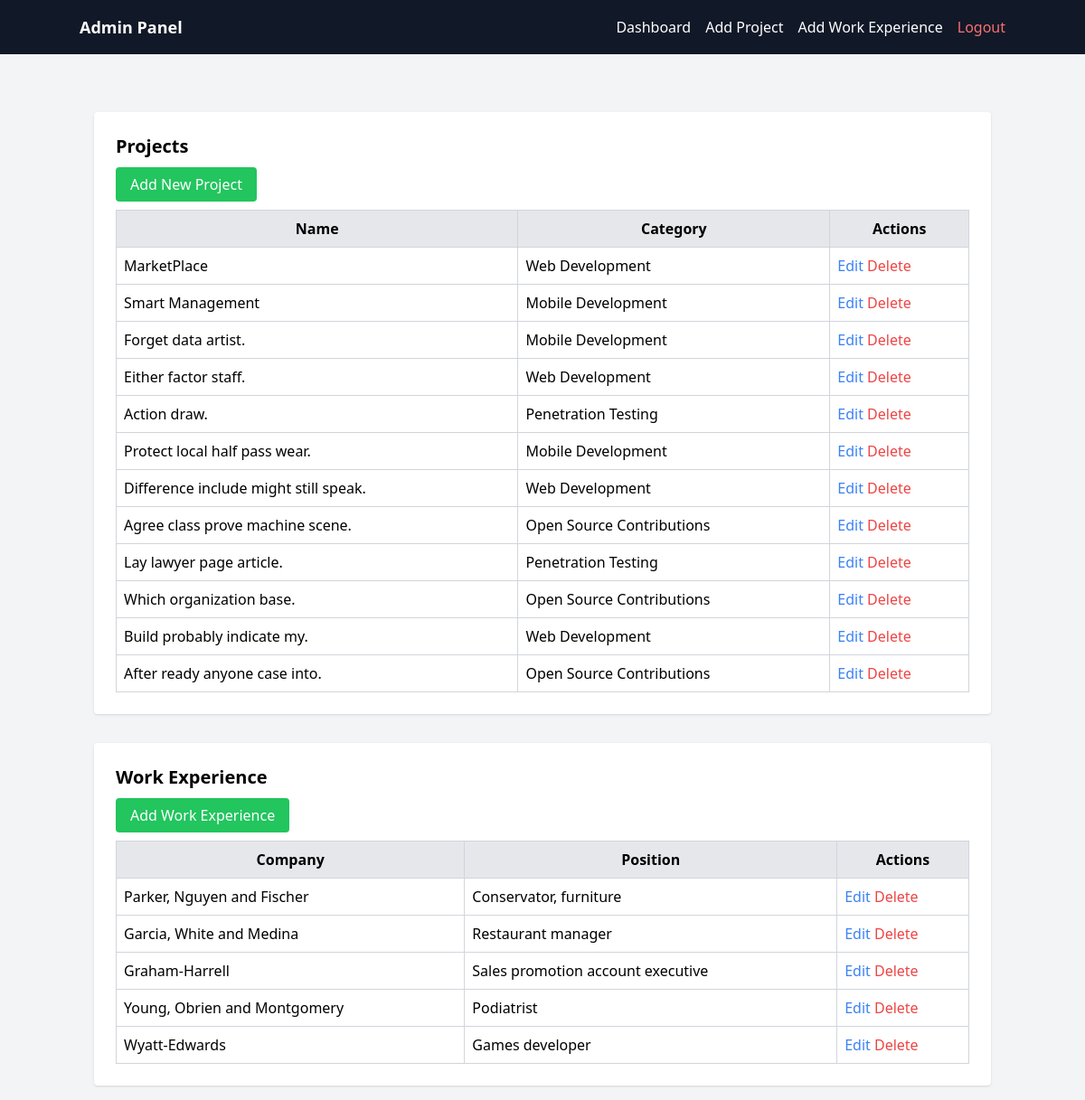
The app's page /admin/dashboard (signed in) with its own data.
### app.py (models this page shows, shortened)
class Project(db.Model):
    __tablename__ = 'projects'
    ProjectID = db.Column(db.Integer, primary_key=True)
    ProjectName = db.Column(db.String(255), nullable=False)
    Description = db.Column(db.Text, nullable=False)
    GitHubLink = db.Column(db.String(255))
    PreviewLink = db.Column(db.String(255))
    DateStarted = db.Column(db.Date)
    DateCompleted = db.Column(db.Date)
    Category = db.Column(db.String(100))
    technologies = db.relationship('ProjectTechnology', back_populates='project', cascade='all, delete-orphan')
    screenshots = db.relationship('ProjectScreenshot', back_populates='project', cascade='all, delete-orphan',
                                  order_by='ProjectScreenshot.order')

class WorkExperience(db.Model):
    __tablename__ = 'work_experience'
    ExperienceID = db.Column(db.Integer, primary_key=True)
    CompanyName = db.Column(db.String(255), nullable=False)
    Position = db.Column(db.String(255), nullable=False)
    Description = db.Column(db.Text, nullable=False)
    StartDate = db.Column(db.Date, nullable=False)
    EndDate = db.Column(db.Date)
    Technologies = db.Column(db.String(255))
    CompanyLogo = db.Column(db.String(255))
    Location = db.Column(db.String(255))
    IsCurrentJob = db.Column(db.Boolean, default=False)

### app.py (the view)
@app.route('/admin/dashboard')
@admin_required
def admin_dashboard():
    projects = Project.query.all()
    experiences = WorkExperience.query.all()
    return render_template('admin/dashboard.html', projects=projects, experiences=experiences)

### app.py (called while the page is built)
def admin_required(f):
    @wraps(f)
    def decorated_function(*args, **kwargs):
        if 'admin_logged_in' not in session:
            flash('Please log in as admin first.', 'danger')
            return redirect(url_for('admin_login'))
        return f(*args, **kwargs)
    return decorated_function

@app.context_processor
def inject_current_year():
    return {'current_year': datetime.now().year}

### templates/admin/dashboard.html
{% extends "admin/base.html" %}
{% block content %}
<div class="container mx-auto mt-8 p-6 bg-white shadow rounded">
    <h2 class="text-xl font-semibold mb-4">Projects</h2>
    <a href="{{ url_for('add_project') }}" class="bg-green-500 text-white px-4 py-2 rounded">Add New Project</a>
    <table class="w-full mt-4 border-collapse border border-gray-300">
        <thead>
            <tr class="bg-gray-200">
                <th class="border border-gray-300 p-2">Name</th>
                <th class="border border-gray-300 p-2">Category</th>
                <th class="border border-gray-300 p-2">Actions</th>
            </tr>
        </thead>
        <tbody>
            {% for project in projects %}
            <tr>
                <td class="border border-gray-300 p-2">{{ project.ProjectName }}</td>
                <td class="border border-gray-300 p-2">{{ project.Category }}</td>
                <td class="border border-gray-300 p-2">
                    <a href="{{ url_for('edit_project', project_id=project.ProjectID) }}" class="text-blue-500 hover:text-blue-700">Edit</a>
                    <form action="{{ url_for('delete_project', project_id=project.ProjectID) }}" method="POST" class="inline">
                        <button type="submit" class="text-red-500 hover:text-red-700">Delete</button>
                    </form>
                </td>
            </tr>
            {% endfor %}
        </tbody>
    </table>
</div>
<div class="container mx-auto mt-8 p-6 bg-white shadow rounded">
    <h2 class="text-xl font-semibold mb-4">Work Experience</h2>
    <a href="{{ url_for('add_work_experience') }}" class="bg-green-500 text-white px-4 py-2 rounded">Add Work Experience</a>
    <table class="w-full mt-4 border-collapse border border-gray-300">
        <thead>
            <tr class="bg-gray-200">
                <th class="border border-gray-300 p-2">Company</th>
                <th class="border border-gray-300 p-2">Position</th>
                <th class="border border-gray-300 p-2">Actions</th>
            </tr>
        </thead>
        <tbody>
            {% for experience in experiences %}
            <tr>
                <td class="border border-gray-300 p-2">{{ experience.CompanyName }}</td>
                <td class="border border-gray-300 p-2">{{ experience.Position }}</td>
                <td class="border border-gray-300 p-2">
                    <a href="{{ url_for('edit_experience', experience_id=experience.ExperienceID) }}" class="text-blue-500 hover:text-blue-700">Edit</a>
                    <form action="{{ url_for('delete_experience', experience_id=experience.ExperienceID) }}" method="POST" class="inline">
                        <button type="submit" class="text-red-500 hover:text-red-700">Delete</button>
                    </form>
                </td>
            </tr>
            {% endfor %}
        </tbody>
    </table>
</div>
{% endblock %}

### templates/admin/base.html (shortened to what this page needs)
<!DOCTYPE html>
<html lang="en">
<head>
    <script src="https://cdn.tailwindcss.com"></script>
</head>
<body class="bg-gray-100">
    <nav class="bg-gray-900 text-white p-4">
        <div class="container mx-auto flex justify-between items-center">
            <a class="text-lg font-semibold" href="{{ url_for('admin_dashboard') }}">Admin Panel</a>
            <ul class="hidden md:flex space-x-4" id="menu">
                <li><a class="hover:text-gray-300" href="{{ url_for('admin_dashboard') }}">Dashboard</a></li>
                <li><a class="hover:text-gray-300" href="{{ url_for('add_project') }}">Add Project</a></li>
                <li><a class="hover:text-gray-300" href="{{ url_for('add_work_experience') }}">Add Work Experience</a></li>
                <li><a class="text-red-400 hover:text-red-600" href="{{ url_for('admin_logout') }}">Logout</a></li>
            </ul>
        </div>
    </nav>
    <div class="container mx-auto mt-4 p-4">
        {% block content %}{% endblock %}
    </div>
</body>
</html>

### records on screen
Project: ProjectName "MarketPlace", Category "Web Development"
Project: ProjectName "Smart Management", Category "Mobile Development"
Project: ProjectName "Forget data artist.", Category "Mobile Development"
Project: ProjectName "Either factor staff.", Category "Web Development"
Project: ProjectName "Action draw.", Category "Penetration Testing"
Project: ProjectName "Protect local half pass wear.", Category "Mobile Development"
Project: ProjectName "Difference include might still speak.", Category "Web Development"
Project: ProjectName "Agree class prove machine scene.", Category "Open Source Contributions"
Project: ProjectName "Lay lawyer page article.", Category "Penetration Testing"
Project: ProjectName "Which organization base.", Category "Open Source Contributions"
Project: ProjectName "Build probably indicate my.", Category "Web Development"
Project: ProjectName "After ready anyone case into.", Category "Open Source Contributions"
WorkExperience: CompanyName "Parker, Nguyen and Fischer", Position "Conservator, furniture"
WorkExperience: CompanyName "Garcia, White and Medina", Position "Restaurant manager"
WorkExperience: CompanyName "Graham-Harrell", Position "Sales promotion account executive"
WorkExperience: CompanyName "Young, Obrien and Montgomery", Position "Podiatrist"
WorkExperience: CompanyName "Wyatt-Edwards", Position "Games developer"
